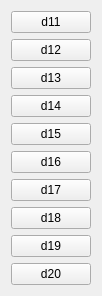
   <widget class="QWidget" name="">
    <property name="geometry">
     <rect>
      <x>450</x>
      <y>490</y>
      <width>77</width>
      <height>286</height>
     </rect>
    </property>
    <layout class="QVBoxLayout" name="GroupD2">
     <item>
      <widget class="QPushButton" name="pb71">
       <property name="text">
        <string>d11</string>
       </property>
      </widget>
     </item>
     <item>
      <widget class="QPushButton" name="pb72">
       <property name="text">
        <string>d12</string>
       </property>
      </widget>
     </item>
     <item>
      <widget class="QPushButton" name="pb73">
       <property name="text">
        <string>d13</string>
       </property>
      </widget>
     </item>
     <item>
      <widget class="QPushButton" name="pb74">
       <property name="text">
        <string>d14</string>
       </property>
      </widget>
     </item>
     <item>
      <widget class="QPushButton" name="pb75">
       <property name="text">
        <string>d15</string>
       </property>
      </widget>
     </item>
     <item>
      <widget class="QPushButton" name="pb76">
       <property name="text">
        <string>d16</string>
       </property>
      </widget>
     </item>
     <item>
      <widget class="QPushButton" name="pb77">
       <property name="text">
        <string>d17</string>
       </property>
      </widget>
     </item>
     <item>
      <widget class="QPushButton" name="pb78">
       <property name="text">
        <string>d18</string>
       </property>
      </widget>
     </item>
     <item>
      <widget class="QPushButton" name="pb79">
       <property name="text">
        <string>d19</string>
       </property>
      </widget>
     </item>
     <item>
      <widget class="QPushButton" name="pb80">
       <property name="text">
        <string>d20</string>
       </property>
      </widget>
     </item>
    </layout>
   </widget>
